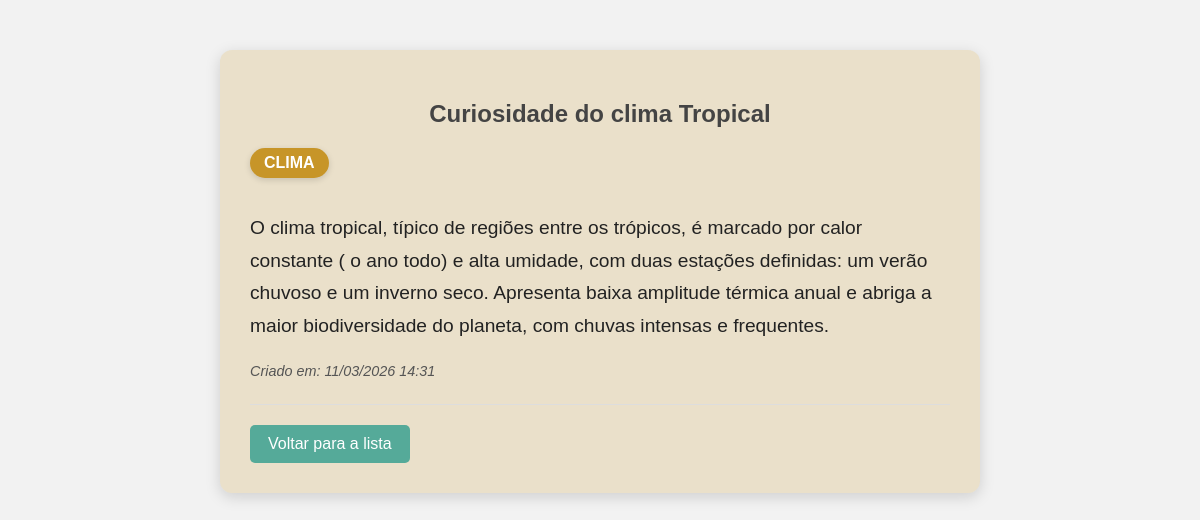
Page /7/ on the committed database.
### curiosidades/models.py (models this page shows, shortened)
class Curiosidade(models.Model):
    titulo = models.CharField(max_length=200)
    conteudo = models.TextField()
    categoria = models.CharField(max_length=100, blank=True)
    data_criacao = models.DateTimeField(auto_now_add=True)

### curiosidades/views.py (the view)
# urls.py: path('<int:curiosidade_id>/', views.detalhe, name='detalhe'),
def detalhe(request, curiosidade_id):
    curiosidade = get_object_or_404(Curiosidade, pk=curiosidade_id)
    curiosidade.slug_categoria = slugify(curiosidade.categoria)
    termo = request.GET.get('q', '')
    curiosidade.titulo_destaque = destacar_texto(curiosidade.titulo, termo)
    curiosidade.conteudo_destaque = destacar_texto(curiosidade.conteudo, termo)
    return render(
        request,
        'curiosidades/detalhe.html',
        {'curiosidade': curiosidade}
    )

### curiosidades/views.py (called while the page is built)
def destacar_texto(texto, termo):
    if not termo:
        return texto
    regex = re.compile(re.escape(termo), re.IGNORECASE)
    return regex.sub(r'<span class="destaque">\g<0></span>', texto)

### curiosidades/templates/curiosidades/detalhe.html (shortened to what this page needs)
<!DOCTYPE html>
<html lang="pt-BR">
<head>
    {% load static %}
    <link rel="stylesheet" href="{% static 'curiosidades/style.css' %}">
</head>
<body>
    <main>
        <article class="container-detalhe {{ curiosidade.slug_categoria }}">
            <h1>
                {{ curiosidade.titulo_destaque|default:curiosidade.titulo|safe }}
            </h1>
            <span class="badge-categoria">
                {{ curiosidade.categoria }}
            </span>
            <p class="conteudo-curiosidade">
                {{ curiosidade.conteudo_destaque|default:curiosidade.conteudo|safe }}
            </p>
            <p class="data-criacao">
                <em>Criado em: {{ curiosidade.data_criacao|date:"d/m/Y H:i" }}</em>
            </p>
            <hr>
            <a href="{% url 'index' %}"
               class="botao-voltar"
               aria-label="Voltar para a lista de curiosidades">
               Voltar para a lista
            </a>
        </article>
    </main>
</body>
</html>

### curiosidades/static/curiosidades/style.css (style rules this page uses)
body { font-family: Arial, sans-serif; margin: 20px; background-color: #f2f2f2; color: #333; transition: background-color 0.3s, color 0.3s; }
h1 { text-align: center; color: #444; }
.container-detalhe { max-width: 700px; margin: 50px auto; padding: 30px; border-radius: 12px; box-shadow: 0 4px 15px rgba(0,0,0,0.15); background-color: #ffffffdd; color: #222; transition: transform 0.2s, box-shadow 0.2s; }
.badge-categoria { display: inline-block; padding: 6px 14px; border-radius: 20px; font-weight: bold; color: #fff; margin-bottom: 15px; text-transform: uppercase; box-shadow: 0 2px 6px rgba(0,0,0,0.15); }
.conteudo-curiosidade { font-size: 1.2rem; line-height: 1.7; margin-bottom: 20px; }
.data-criacao { color: #555; font-size: 0.9rem; margin-bottom: 25px; }
.botao-voltar { display: inline-block; padding: 10px 18px; background-color: #5a9; color: white; border-radius: 5px; text-decoration: none; }
.container-detalhe.clima { background-color: #c7952833; }
.container-detalhe.clima .badge-categoria { background-color: #c79528; }
hr { margin: 20px 0; border: none; border-top: 1px solid #ddd; }

### rows in the picture
Curiosidade: titulo_destaque "Curiosidade do clima Tropical", categoria "CLIMA", conteudo_destaque "O clima tropical, típico de regiões entre os trópicos, é marcado por calor constante ( o ano todo) e alta umidade, com duas estações definidas: um verão chuvoso e um inverno seco. Apresenta baixa amplitude térmica anual e abriga a maior biodiversidade do planeta, com chuvas intensas e frequentes.", data_criacao "11/03/2026 14:31"
